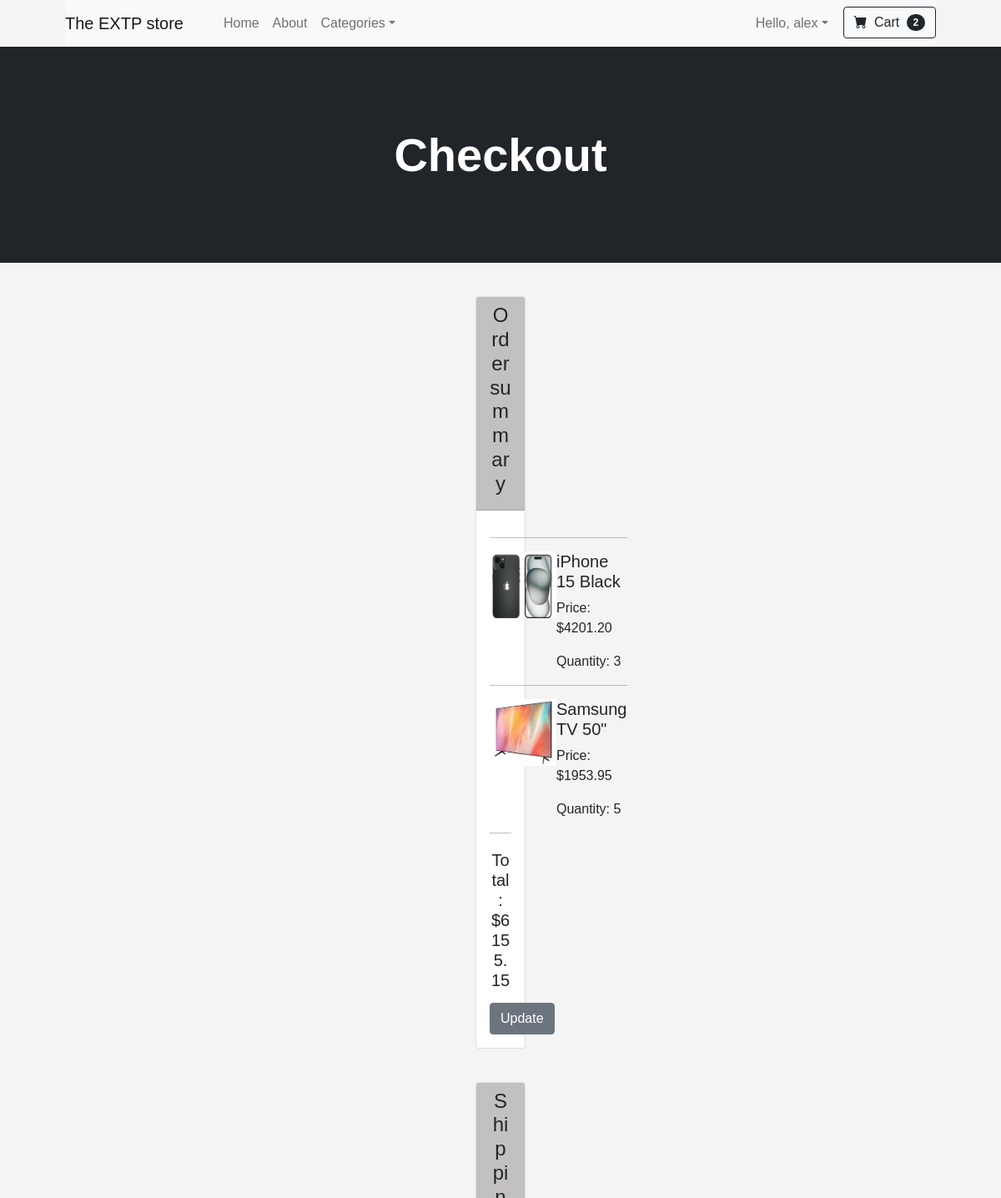
The page /cart/checkout/ (signed in, upper part) on the database as committed earlier.
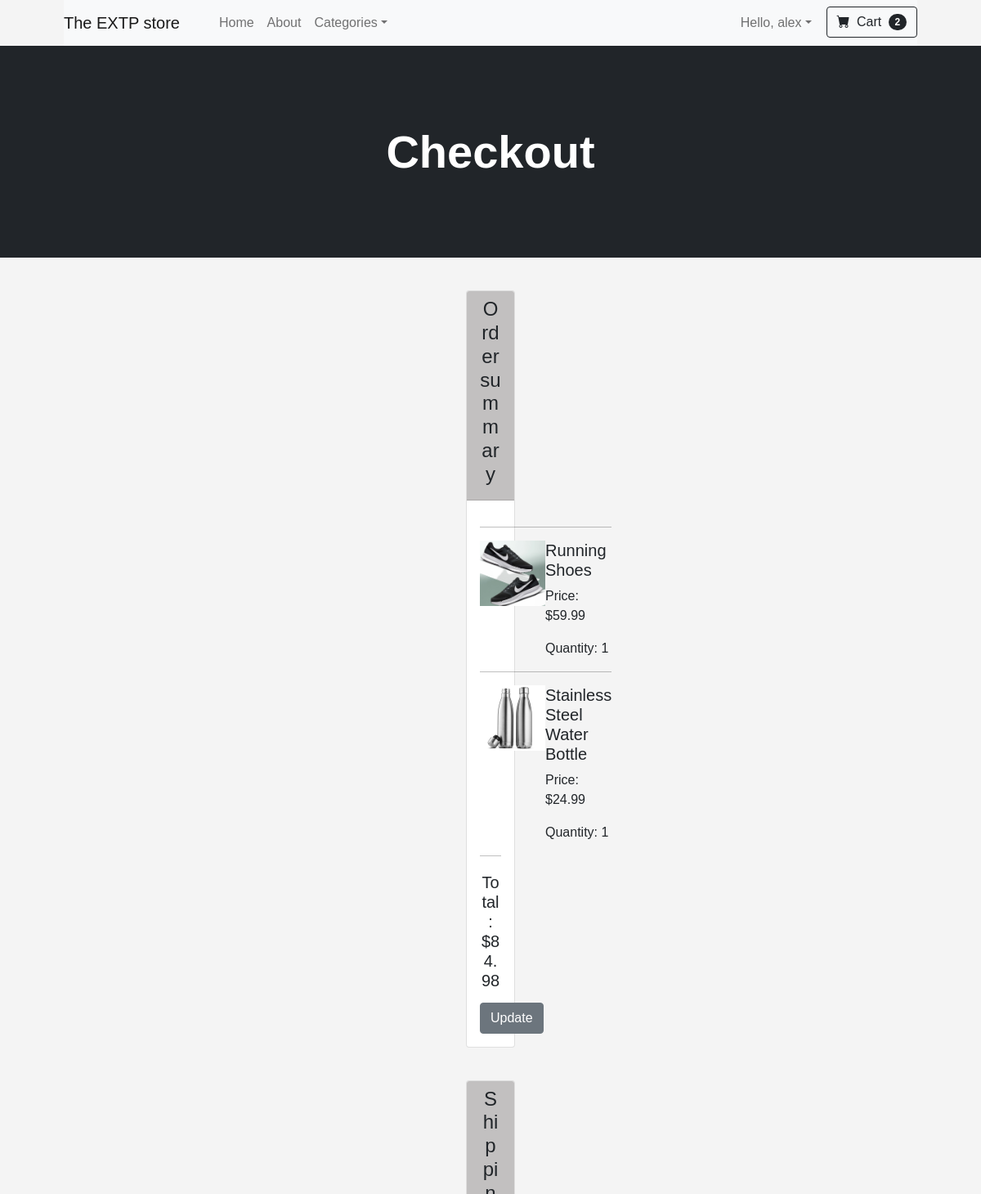
The same page on the database as committed later.
### cart/models.py (models this page shows, shortened)
class Cart(models.Model):
    user = models.ForeignKey(User, on_delete=models.CASCADE)
    product = models.ForeignKey(Product, on_delete=models.CASCADE)
    quantity = models.IntegerField(default=1)
    @property
    def total_item_price(self):
        return self.quantity * self.product.price

### ecommerce/models.py (models this page shows, shortened)
class Product(models.Model):
    product_name = models.CharField(max_length=100)
    category = models.ForeignKey(Category, on_delete=models.SET_NULL, blank=True, null=True)
    description = models.TextField()
    image = models.ImageField(upload_to='product_images/', blank=True, null=True)
    created_at = models.DateTimeField(auto_now_add=True)
    price = models.DecimalField(max_digits=6, decimal_places=2)
    quantity = models.IntegerField(default=55)
    seller = models.CharField(max_length=100, default="EXTP")
    on_sale = models.BooleanField(default=False)
    sale_price = models.DecimalField(max_digits=6, decimal_places=2, blank=True, null=True)

### cart/views.py (the view, shortened to what this page needs)
# urls.py: path("checkout/", views.checkout, name="checkout"),
@login_required
def checkout(request):
    cart = Cart.objects.filter(user=request.user)
    profile = UserProfile.objects.filter(user=request.user).first()
    total_price = sum(item.quantity * item.product.price for item in cart)
    global global_random_number
    global_random_number = random.randint(100000, 999999)
    if request.method == 'GET':
        form = ShippingInfoForm(instance=profile)
    return render(request, 'cart/checkout.html', {'cart': cart, 'form': form, 'total_price': total_price, 'global_random_number': global_random_number})

### ecommerce/views.py (called while the page is built)
def custom_context(request):
    categories = models.Category.objects.all()
    if request.user.is_authenticated:
        quantity_cart = Cart.objects.filter(user=request.user).count()
    else:
        quantity_cart = 0
    return {'categories': categories, "quantity_cart": quantity_cart}

### templates/cart/checkout.html (shortened to what this page needs)
{% extends "base.html" %}
{% block content %}
    <header class="bg-dark py-5">
        <div class="container px-4 px-lg-5 my-5">
            <div class="text-center text-white">
                <h1 class="display-4 fw-bolder">Checkout</h1>
            </div>
        </div>
    </header>
    <div class="card" style="margin: 40px 570px;">
        <div class="card-header" style="text-align: center; background-color: rgb(194, 192, 192);" >
            <h4>Order summary</h4>
        </div>
        <div class="card-body" >
            <table class="table table-borderless" >
                {% for cart_element in cart %}
                    <tr style="margin: 40px 450px;">
                        <td style="padding: 0px;" width="150">
                            <hr class="my-line" style="color: rgb(0, 0, 0);">
                            <a href="{% url 'ecommerce:product_detail' cart_element.product.id %}">
                                <img src="{{ cart_element.product.image.url }}" alt="product" width="80" height="80">
                            </a>
                        </td>
                        <td style="padding: 0px;">
                            <hr class="my-line" style="color: rgb(0, 0, 0);">
                            <h5 class="card-title">{{ cart_element.product.product_name }}</h5>
                            <p class="card-text">Price: ${{ cart_element.total_item_price }}</p>
                            <p class="card-text">Quantity: {{ cart_element.quantity }}</p>
                        </td>
                    </tr>
                {% endfor %}
            </table>
            <hr class="my-line" style="color: rgb(0, 0, 0);">
            <h5 style="text-align: center; margin-top: 20px;">Total: ${{ total_price }}</h5>
            <div style="text-align: center; margin-top: 15px;">
                <a href="{% url 'cart:cart_details' %}" class="btn btn-secondary">Update</a>
            </div>
        </div>
    </div>
    <div class="card" style="margin: 40px 570px;">
        <div class="card-header" style="text-align: center; background-color: rgb(194, 192, 192);">
            <h4>Shipping information</h4>
        </div>
    </div>
{% endblock %}

Rows that differ between the two databases and show on the page:
removed Cart: product.image (picture), product.product_name "iPhone 15 Black", total_item_price "4201.20", quantity "3"
removed Cart: product.image (picture), product.product_name "Samsung TV 50\"", total_item_price "1953.95", quantity "5"
added Cart: product.image (picture), product.product_name "Running Shoes", total_item_price "59.99", quantity "1"
added Cart: product.image (picture), product.product_name "Stainless Steel Water Bottle", total_item_price "24.99", quantity "1"
Other text that changed with them:
{{ total_price }}: "6155.15" → "84.98"
